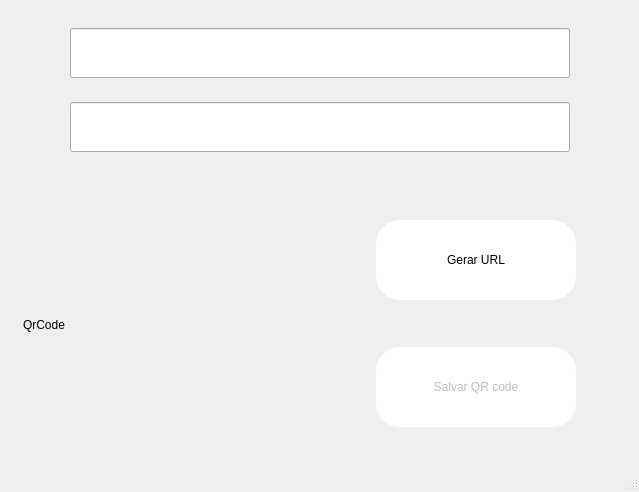
<?xml version="1.0" encoding="UTF-8"?>
<ui version="4.0">
 <class>MainWindow</class>
 <widget class="QMainWindow" name="MainWindow">
  <property name="geometry">
   <rect>
    <x>0</x>
    <y>0</y>
    <width>639</width>
    <height>492</height>
   </rect>
  </property>
  <property name="windowTitle">
   <string>MainWindow</string>
  </property>
  <widget class="QWidget" name="centralwidget">
   <widget class="QWidget" name="horizontalLayoutWidget">
    <property name="geometry">
     <rect>
      <x>9</x>
      <y>179</y>
      <width>621</width>
      <height>291</height>
     </rect>
    </property>
    <layout class="QHBoxLayout" name="horizontalLayout">
     <item alignment="Qt::AlignHCenter">
      <widget class="QLabel" name="img">
       <property name="minimumSize">
        <size>
         <width>280</width>
         <height>280</height>
        </size>
       </property>
       <property name="maximumSize">
        <size>
         <width>300</width>
         <height>16777215</height>
        </size>
       </property>
       <property name="styleSheet">
        <string notr="true">#qrCode{

	background-color: #fff;

}</string>
       </property>
       <property name="text">
        <string>QrCode</string>
       </property>
      </widget>
     </item>
     <item>
      <layout class="QVBoxLayout" name="verticalLayout_2">
       <item alignment="Qt::AlignHCenter">
        <widget class="QPushButton" name="generateQr">
         <property name="minimumSize">
          <size>
           <width>200</width>
           <height>0</height>
          </size>
         </property>
         <property name="maximumSize">
          <size>
           <width>200</width>
           <height>80</height>
          </size>
         </property>
         <property name="styleSheet">
          <string notr="true">#generateQr{
	
	background-color: #fff;
	border-radius: 24px;

}</string>
         </property>
         <property name="text">
          <string>Gerar URL</string>
         </property>
        </widget>
       </item>
       <item alignment="Qt::AlignHCenter">
        <widget class="QPushButton" name="saveQr">
         <property name="enabled">
          <bool>false</bool>
         </property>
         <property name="minimumSize">
          <size>
           <width>200</width>
           <height>0</height>
          </size>
         </property>
         <property name="maximumSize">
          <size>
           <width>200</width>
           <height>80</height>
          </size>
         </property>
         <property name="styleSheet">
          <string notr="true">#saveQr{
	
	background-color: #fff;
	border-radius: 24px;

}</string>
         </property>
         <property name="text">
          <string>Salvar QR code</string>
         </property>
        </widget>
       </item>
      </layout>
     </item>
    </layout>
   </widget>
   <widget class="QWidget" name="verticalLayoutWidget">
    <property name="geometry">
     <rect>
      <x>10</x>
      <y>10</y>
      <width>621</width>
      <height>161</height>
     </rect>
    </property>
    <layout class="QVBoxLayout" name="verticalLayout">
     <item alignment="Qt::AlignHCenter">
      <widget class="QLineEdit" name="textUrl">
       <property name="minimumSize">
        <size>
         <width>500</width>
         <height>50</height>
        </size>
       </property>
       <property name="maximumSize">
        <size>
         <width>500</width>
         <height>50</height>
        </size>
       </property>
      </widget>
     </item>
     <item alignment="Qt::AlignHCenter">
      <widget class="QLineEdit" name="textShort">
       <property name="minimumSize">
        <size>
         <width>500</width>
         <height>0</height>
        </size>
       </property>
       <property name="maximumSize">
        <size>
         <width>500</width>
         <height>50</height>
        </size>
       </property>
      </widget>
     </item>
    </layout>
   </widget>
  </widget>
  <widget class="QStatusBar" name="statusbar"/>
 </widget>
 <resources/>
 <connections/>
</ui>
